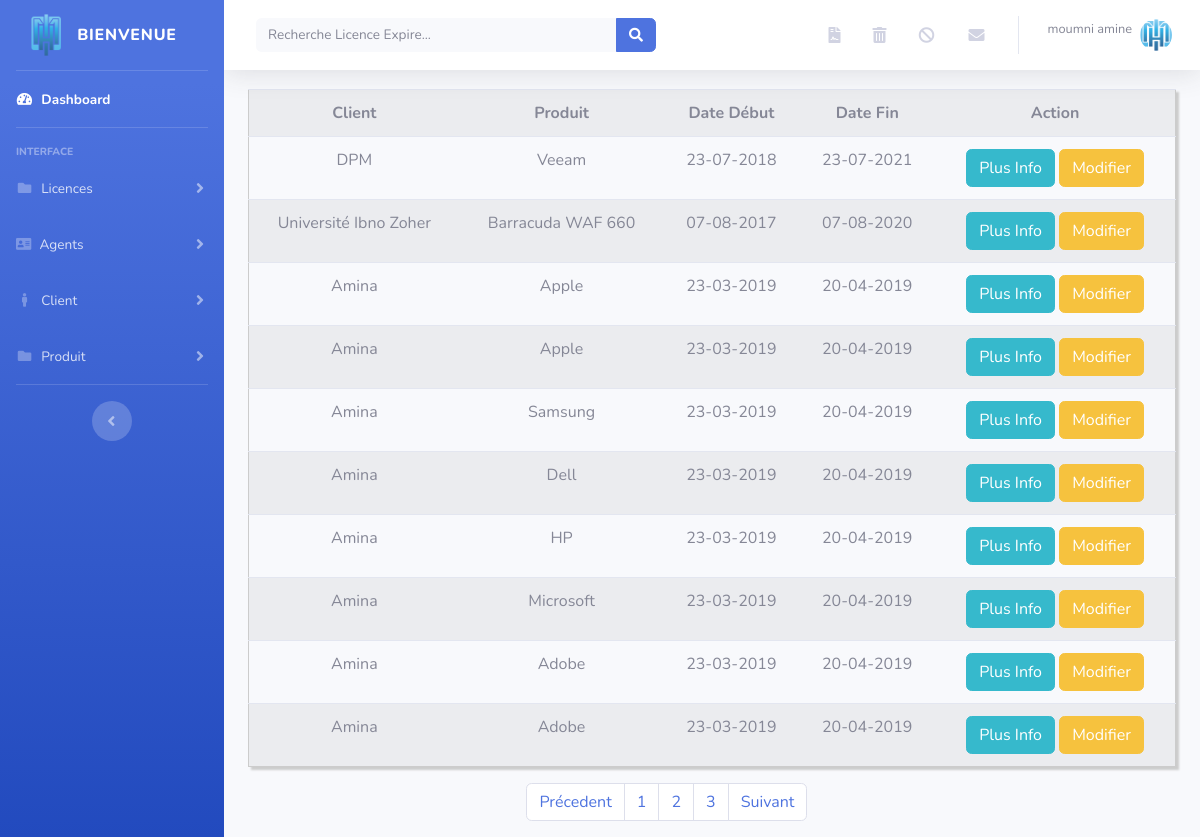
The app's page /licenceexpire.php (signed in) with its own data.
### tables this page shows
CREATE TABLE `licence` (
  `IdLicence` int(11) NOT NULL,
  `IdProduit` int(11) NOT NULL,
  `IdTypeLicence` int(11) NOT NULL,
  `Garantie` varchar(50) NOT NULL,
  `DateDebut` date NOT NULL,
  `DateFin` date NOT NULL,
  `NomEnregistrement` varchar(200) NOT NULL,
  `IdAgent` int(11) NOT NULL,
  `Numerodeserie` varchar(500) NOT NULL,
  `IdContactClient` int(11) NOT NULL,
  `ReferenceMarche` varchar(200) NOT NULL,
  `ImageLicence` varchar(255) NOT NULL,
  `Validation` varchar(100) NOT NULL
);

CREATE TABLE `client` (
  `IdClient` int(11) NOT NULL,
  `NomClient` varchar(100) NOT NULL,
  `AdresseClient` varchar(100) NOT NULL,
  `EmailClient` varchar(100) NOT NULL,
  `TelClient` varchar(20) NOT NULL,
  `SiteClient` varchar(100) NOT NULL
);

CREATE TABLE `produit` (
  `IdProduit` int(11) NOT NULL,
  `LibelleProduit` varchar(100) NOT NULL,
  `DesignationProduit` varchar(100) NOT NULL
);

### licenceexpire.php (the view, shortened to what this page needs)
<?php
$pdo = NEW PDO('mysql:host=localhost;dbname=Gestionlicence','root');
$limit = 10;
               $page = isset($_GET['page']) ? $_GET['page'] : 1;
               $start = ($page - 1) * $limit;
               $requettt = "SELECT count(IdLicence) as idli FROM licence  Where Validation = 'Expire'";
               $resulattt = $pdo->query($requettt);
               $custCount = $resulattt->fetchall(PDO::FETCH_ASSOC);
               $total = $custCount[0]['idli'];
               $pages = ceil( $total / $limit );
               $p = $page - 1;
               $s = $page + 1;
?>
<!DOCTYPE html>
<html lang="en">
<head>
  <link rel="stylesheet" href="fontweb/css/fontawesome.min.css" >
  <link href="vendor/fontawesome-free/css/all.min.css" rel="stylesheet" type="text/css">
  <link href="css/sb-admin-2.min.css" rel="stylesheet">
</head>
<body id="page-top">
  <div id="wrapper">
    <ul class="navbar-nav bg-gradient-primary sidebar sidebar-dark accordion" id="accordionSidebar">
      <a class="sidebar-brand d-flex align-items-center justify-content-center" href="#">
        <div class="sidebar-brand-icon ">
          <img src="img/logo1.png" width="30px">
        </div>
        <div class="sidebar-brand-text mx-3"> Bienvenue</div>
      </a>
      <hr class="sidebar-divider my-0">
      <li class="nav-item active">
        <a class="nav-link" href="acceuil.php">
          <i class="fas fa-fw fa-tachometer-alt"></i>
          <span>Dashboard</span></a>
      </li>
      <hr class="sidebar-divider">
      <div class="sidebar-heading">
        Interface
      </div>
     <li class="nav-item">
        <a class="nav-link collapsed" href="#" data-toggle="collapse" data-target="#collapseTwo" aria-expanded="true" aria-controls="collapseTwo">
          <i class="fas fa-fw fa-folder"></i>
          <span>Licences</span>
        </a>
      </li>
      <li class="nav-item">
        <a class="nav-link collapsed" href="#" data-toggle="collapse" data-target="#collapseUtilities" aria-expanded="true" aria-controls="collapseUtilities">
          <i class="  fas fa-address-card"></i>
          <span>Agents</span>
        </a>
      </li>
      <li class="nav-item">
        <a class="nav-link collapsed" href="#" data-toggle="collapse" data-target="#collapsePages" aria-expanded="true" aria-controls="collapsePages">
          <i class="fas fa-fw fa-male"></i>
          <span>Client</span>
        </a>
      </li>
      <li class="nav-item">
        <a class="nav-link collapsed" href="#" data-toggle="collapse" data-target="#collapseProduit" aria-expanded="true" aria-controls="collapseProduit">
          <i class="fas fa-fw fa-folder"></i>
          <span>Produit</span>
        </a>
      </li>
      <hr class="sidebar-divider d-none d-md-block">
      <div class="text-center d-none d-md-inline">
        <button class="rounded-circle border-0" id="sidebarToggle"></button>
      </div>
    </ul>
    <div id="content-wrapper" class="d-flex flex-column">
      <div id="content">
        <nav class="navbar navbar-expand navbar-light bg-white topbar mb-4 static-top shadow">
          <form class="d-none d-sm-inline-block form-inline mr-auto ml-md-3 my-2 my-md-0 mw-100 navbar-search" method="get" action="refraicheexpire.php">
            <div class="input-group">
              <input style=" display: block;" type="text" name="search" id="search" id="dropdownMenuButton" class="form-control bg-light border-0 small" placeholder="Recherche Licence Expire..." aria-label="Search" aria-describedby="basic-addon2">
              <div class="input-group-append">
                <button class="btn btn-primary" >
                  <i class="fas fa-search fa-sm"></i>
                </button>
              </div>
            </div>
          </form>
          <ul class="navbar-nav ml-auto">
<?php if ($_SESSION['Admin'] == 'Admin') { ?>
            <li class="nav-item dropdown no-arrow mx-1">
              <a class="nav-link dropdown-toggle" href="admin.php" title="Trace Licence Modifier" id="messagesDropdown" role="button"  aria-haspopup="true" aria-expanded="false">
                <i class="fas fa-file-contract"></i>
              </a>
            </li>
<?php } ?>
           <li class="nav-item dropdown no-arrow mx-1">
              <a class="nav-link dropdown-toggle" href="" title="Supprimer Licences Expire" data-toggle="modal" data-target="#exampleModal" id="messagesDropdown" role="button"  aria-haspopup="true" aria-expanded="false">
                <i class="fas fa-trash-alt"></i>
              </a>
            </li>
            <li class="nav-item dropdown no-arrow mx-1">
              <a class="nav-link dropdown-toggle" href="licenceexpire.php" title="Licences Expires" id="messagesDropdown" role="button"  aria-haspopup="true" aria-expanded="false">
                <i class="fas fa-ban"></i>
              </a>
            </li>
            <li class="nav-item dropdown no-arrow mx-1">
              <a class="nav-link dropdown-toggle" href="remind.php" title="Verifier Expiration Licence" id="messagesDropdown" role="button"  aria-haspopup="true" aria-expanded="false">
                <i class="fas fa-envelope fa-fw"></i>
              </a>
            </li>
            <li class="nav-item dropdown no-arrow">
              <a class="nav-link dropdown-toggle" href="#" id="userDropdown" role="button" data-toggle="dropdown" aria-haspopup="true" aria-expanded="false">
                <span style=" margin-top: 15%; " class="mr-2 d-none d-lg-inline text-gray-600 small"><?php echo ($_SESSION['NomAgent']);echo" "; echo ($_SESSION['PrenomAgent']);echo"</br>";echo "<p style = 'font-size:9px;' class='text-center'>" . $_SESSION['date'] . ""; echo "<br>" . $_SESSION['time'] . "</p>";  ?></span>
                <img class="img-profile rounded-circle" src="img/logo1.png ">
              </a>
            </li>
          </ul>
        </nav>
        <?php
          $req = "select IdLicence, NomClient, DesignationProduit, LibelleTypeLicence, Garantie, DateDebut, DateFin, NomAgent, PrenomAgent, NomEnregistrement, NomContactClient, Numerodeserie
from licence NATURAL JOIN agent NATURAL JOIN client NATURAL JOIN contactclient NATURAL JOIN produit NATURAL JOIN typelicence Where Validation = 'Expire' order by DateFin DESC LIMIT $start,$limit";
$resu = $pdo->query($req);
$affi = $resu->fetchAll(PDO::FETCH_OBJ);
         ?>
<div class="container">
    <div style="padding-top: 0%;" class="custyle">
    <table class="table table-striped custab text-center">
        <tr>
            <th class='tr1' >Client</th>
            <th class='tr1' >Produit</th>
            <th class='tr1'>Date Début </th>
            <th class='tr1' >Date Fin </th>
            <th class="text-center">Action</th>
        </tr>
              <?php
       foreach ($affi as $dat)
      echo "<tr>
        <td class='tr1'>"
           . $dat->NomClient .
        "</td>
        <td class='tr1'>"
           . $dat->DesignationProduit .
        "</td>
        <td class='tr1'>"
          . date('d-m-Y', strtotime( $dat->DateDebut)) .
        "</td>
        <td class='tr1'>"
           . date('d-m-Y', strtotime( $dat->DateFin)) .
        "</td>
         <td class='text-center'><a class='btn btn-info btn-xs' href='plusinfoexpire.php?id=$dat->IdLicence&page=$page'><span class='glyphicon glyphicon-edit'></span>Plus Info</a> <a class='btn btn-warning btn-xs' href='modifierlic.php?id=$dat->IdLicence'><span class='glyphicon glyphicon-edit'></span>Modifier</a>  </td> </tr>"
        ?>
    </table>
    <div style="padding-left: 30%;">
    <nav aria-label="Page navigation example ">
  <ul class="pagination">
    <li class="page-item"><a class="page-link" href="licenceexpire.php?&page=<?php echo($p); ?>">Précedent</a></li>
   <?php for($i = 1; $i <= $pages; $i++) : ?>
            <li class="page-item"><a class="page-link" href="licenceexpire.php?&page=<?php echo($i); ?>"><?php echo($i); ?></a></li>
            <?php endfor; ?>
    <li class="page-item"><a class="page-link" href="licenceexpire.php?page=<?php echo($s); ?>">Suivant</a></li>
  </ul>
</nav>
</div>
                    </div>
    </div>
</div>
</body>
</html>

### records on screen
licence: client.NomClient "DPM", IdProduit.DesignationProduit "Veeam", DateDebut "23-07-2018", DateFin "23-07-2021"
licence: client.NomClient "Université Ibno Zoher", IdProduit.DesignationProduit "Barracuda WAF 660", DateDebut "07-08-2017", DateFin "07-08-2020"
licence: client.NomClient "Amina", IdProduit.DesignationProduit "Apple", DateDebut "23-03-2019", DateFin "20-04-2019"
licence: client.NomClient "Amina", IdProduit.DesignationProduit "Apple", DateDebut "23-03-2019", DateFin "20-04-2019"
licence: client.NomClient "Amina", IdProduit.DesignationProduit "Samsung", DateDebut "23-03-2019", DateFin "20-04-2019"
licence: client.NomClient "Amina", IdProduit.DesignationProduit "Dell", DateDebut "23-03-2019", DateFin "20-04-2019"
licence: client.NomClient "Amina", IdProduit.DesignationProduit "HP", DateDebut "23-03-2019", DateFin "20-04-2019"
licence: client.NomClient "Amina", IdProduit.DesignationProduit "Microsoft", DateDebut "23-03-2019", DateFin "20-04-2019"
licence: client.NomClient "Amina", IdProduit.DesignationProduit "Adobe", DateDebut "23-03-2019", DateFin "20-04-2019"
licence: client.NomClient "Amina", IdProduit.DesignationProduit "Adobe", DateDebut "23-03-2019", DateFin "20-04-2019"

### other values on screen
$_SESSION['NomAgent'] "moumni"
$_SESSION['PrenomAgent'] "amine"
